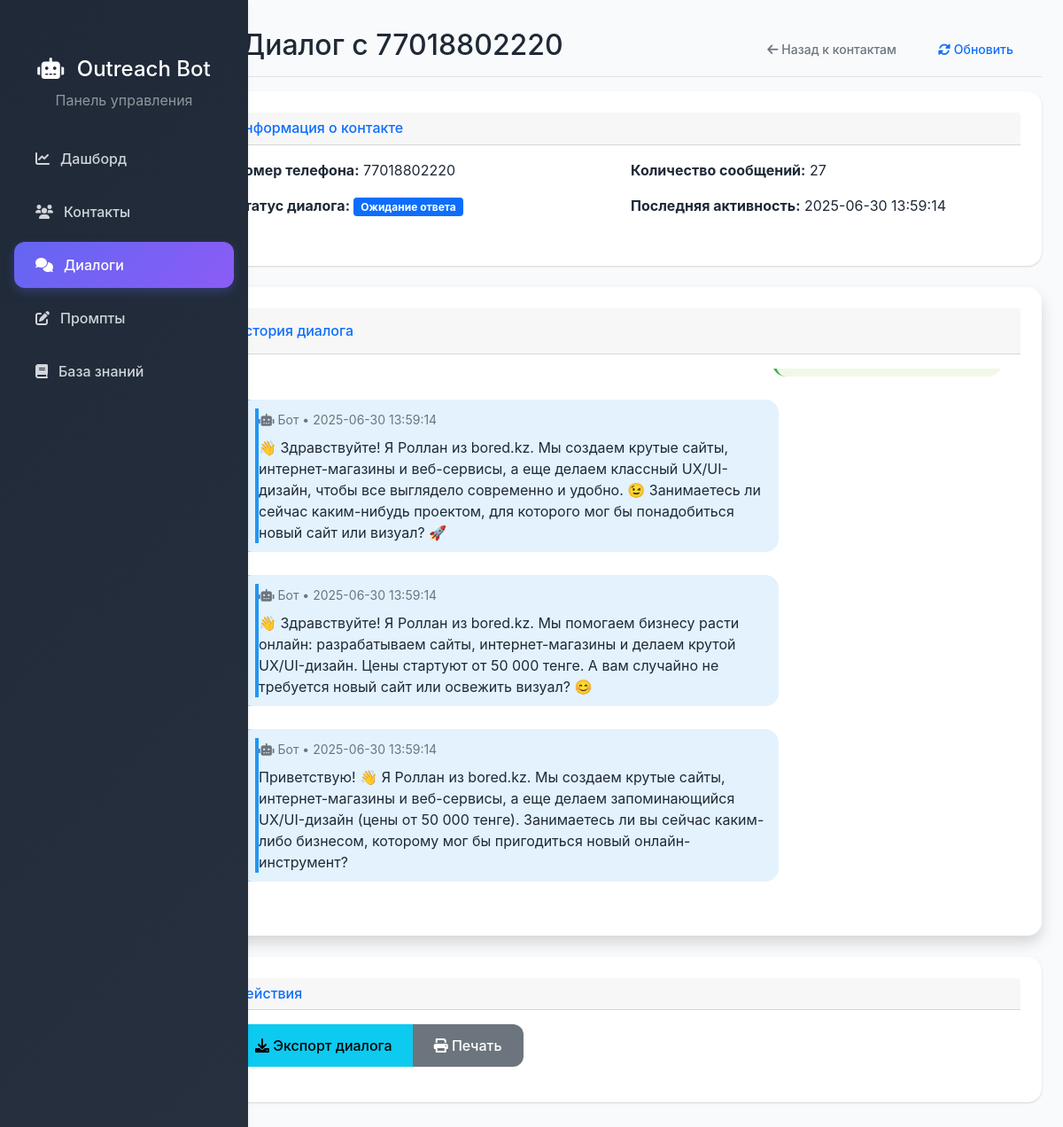
/dialogs/77018802220, run on the app's committed database.
### tables this page shows
CREATE TABLE results (
            id INTEGER PRIMARY KEY AUTOINCREMENT,
            user_id TEXT NOT NULL,
            status TEXT NOT NULL,
            text TEXT,
            reply TEXT,
            analysis TEXT,
            timestamp TIMESTAMP DEFAULT CURRENT_TIMESTAMP
        );

### panel/app.py (the view)
@app.get("/dialogs/{user_id}", response_class=HTMLResponse)
def dialog_page(request: Request, user_id: str):
    try:
        dialog_history = get_dialog_history(user_id)
        return templates.TemplateResponse("dialog.html", {
            "request": request,
            "user_id": user_id,
            "dialog_history": dialog_history
        })
    except Exception as e:
        return templates.TemplateResponse("dialog.html", {
            "request": request,
            "user_id": user_id,
            "error": str(e),
            "dialog_history": []
        })

### panel/templates/dialog.html (shortened to what this page needs)
{% extends "base.html" %}
{% block content %}
<div class="d-flex justify-content-between flex-wrap flex-md-nowrap align-items-center pt-3 pb-2 mb-3 border-bottom">
    <h1 class="h2">💬 Диалог с {{ user_id }}</h1>
    <div class="btn-toolbar mb-2 mb-md-0">
        <div class="btn-group me-2">
            <a href="/contacts" class="btn btn-sm btn-outline-secondary">
                <i class="fas fa-arrow-left"></i> Назад к контактам
            </a>
            <button type="button" class="btn btn-sm btn-outline-primary" onclick="location.reload()">
                <i class="fas fa-sync-alt"></i> Обновить
            </button>
        </div>
    </div>
</div>
<div class="card mb-4">
    <div class="card-header">
        <h6 class="m-0 font-weight-bold text-primary">Информация о контакте</h6>
    </div>
    <div class="card-body">
        <div class="row">
            <div class="col-md-6">
                <p><strong>Номер телефона:</strong> {{ user_id }}</p>
                <p><strong>Статус диалога:</strong>
                    {% if dialog_history %}
                        {% set last_message = dialog_history[-1] %}
                        {% if last_message.type == 'bot' %}
                            <span class="badge bg-primary">Ожидание ответа</span>
                        {% else %}
                            <span class="badge bg-success">Получен ответ</span>
                        {% endif %}
                    {% else %}
                        <span class="badge bg-secondary">Нет данных</span>
                    {% endif %}
                </p>
            </div>
            <div class="col-md-6">
                <p><strong>Количество сообщений:</strong> {{ dialog_history|length }}</p>
                <p><strong>Последняя активность:</strong>
                    {% if dialog_history %}
                        {{ dialog_history[-1].timestamp }}
                    {% else %}
                        Нет данных
                    {% endif %}
                </p>
            </div>
        </div>
    </div>
</div>
<div class="card shadow">
    <div class="card-header py-3">
        <h6 class="m-0 font-weight-bold text-primary">История диалога</h6>
    </div>
    <div class="card-body">
        {% if dialog_history %}
            <div class="chat-container" style="max-height: 600px; overflow-y: auto;">
                {% for message in dialog_history %}
                <div class="message-container mb-3">
                    <div class="d-flex {% if message.type == 'bot' %}justify-content-start{% else %}justify-content-end{% endif %}">
                        <div class="message {% if message.type == 'bot' %}bot-message{% else %}client-message{% endif %}"
                             style="max-width: 70%; padding: 10px 15px; border-radius: 15px; margin: 5px;">
                            {% if message.type == 'bot' %}
                                <div class="bot-message" style="background-color: #e3f2fd; border-left: 4px solid #2196f3;">
                                    <div class="message-header">
                                        <small class="text-muted">
                                            <i class="fas fa-robot"></i> Бот • {{ message.timestamp }}
                                        </small>
                                    </div>
                                    <div class="message-content mt-2">
                                        {{ message.text }}
                                    </div>
                                </div>
                            {% endif %}
                        </div>
                    </div>
                </div>
                {% endfor %}
            </div>
        {% else %}
            <div class="text-center py-5">
                <i class="fas fa-comments fa-3x text-muted mb-3"></i>
                <p class="text-muted">История диалога пуста</p>
            </div>
        {% endif %}
    </div>
</div>
<div class="row mt-4">
    <div class="col-12">
        <div class="card">
            <div class="card-header">
                <h6 class="m-0 font-weight-bold text-primary">Действия</h6>
            </div>
            <div class="card-body">
                <div class="btn-group" role="group">
                    <button type="button" class="btn btn-info" onclick="exportDialog()">
                        <i class="fas fa-download"></i> Экспорт диалога
                    </button>
                    <button type="button" class="btn btn-secondary" onclick="printDialog()">
                        <i class="fas fa-print"></i> Печать
                    </button>
                </div>
            </div>
        </div>
    </div>
</div>
{% endblock %}

### panel/static/style.css (style rules this page uses)
:root { --primary-color: #6366f1; --secondary-color: #8b5cf6; --success-color: #10b981; --danger-color: #ef4444; --warning-color: #f59e0b; --dark-bg: #1f2937; --card-bg: #ffffff; --text-primary: #1f2937; --text-secondary: #6b7280; --border-color: #e5e7eb; }
body { font-family: 'Inter', -apple-system, BlinkMacSystemFont, 'Segoe UI', Roboto, sans-serif; margin: 0; padding: 0; background-color: #f9fafb; color: var(--text-primary); }
.card { background: var(--card-bg); border-radius: 1rem; box-shadow: 0 1px 3px 0 rgba(0, 0, 0, 0.1), 0 1px 2px 0 rgba(0, 0, 0, 0.06); padding: 1.5rem; margin-bottom: 1.5rem; border: none; transition: all 0.2s ease; }
.btn { display: inline-block; padding: 0.75rem 1.5rem; border: none; border-radius: 0.75rem; text-decoration: none; cursor: pointer; transition: all 0.2s ease; font-weight: 500; }

### panel/templates/base.html (style rules this page uses)
:root { --primary-color: #6366f1; --secondary-color: #8b5cf6; --success-color: #10b981; --danger-color: #ef4444; --warning-color: #f59e0b; --dark-bg: #1f2937; --card-bg: #ffffff; --text-primary: #1f2937; --text-secondary: #6b7280; --border-color: #e5e7eb; }
body { font-family: 'Inter', -apple-system, BlinkMacSystemFont, 'Segoe UI', Roboto, sans-serif; background-color: #f9fafb; color: var(--text-primary); }
.card { border: none; box-shadow: 0 1px 3px 0 rgba(0, 0, 0, 0.1), 0 1px 2px 0 rgba(0, 0, 0, 0.06); border-radius: 1rem; background: var(--card-bg); transition: all 0.2s ease; }
.btn { border-radius: 0.75rem; font-weight: 500; padding: 0.75rem 1.5rem; transition: all 0.2s ease; }

### panel/templates/dialog.html (style rules this page uses)
.bot-message { background-color: #e3f2fd !important; border-left: 4px solid #2196f3 !important; }
.client-message { background-color: #f1f8e9 !important; border-left: 4px solid #4caf50 !important; }
.message-container { animation: fadeIn 0.3s ease-in; }

### data on the page
results: timestamp "2025-06-30 13:59:14", text "Приветствую! 👋 Я Роллан из bored.kz. Мы создаем крутые сайты, интернет-магазины и веб-сервисы, а еще делаем запоминающийся UX/UI-дизайн (цены от 50 000 тенге). Занимаетесь ли вы сейчас каким-либо бизнесом, которому мог бы пригодиться новый онлайн-инструмент?"
results: timestamp "2025-06-30 13:59:14", text "👋 Здравствуйте! Я Роллан из bored.kz. Мы создаем крутые сайты, интернет-магазины и веб-сервисы, а еще делаем классный UX/UI-дизайн, чтобы все выглядело современно и удобно. 😉 Занимаетесь ли сейчас каким-нибудь проектом, для которого мог бы понадобиться новый сайт или визуал? 🚀"
results: timestamp "2025-06-30 13:59:14", text "👋 Здравствуйте! Я Роллан из bored.kz. Мы помогаем бизнесу расти онлайн: разрабатываем сайты, интернет-магазины и делаем крутой UX/UI-дизайн. Цены стартуют от 50 000 тенге. А вам случайно не требуется новый сайт или освежить визуал? 😊"

### other printed values
{{ user_id }} "77018802220"
{{ dialog_history|length }} "27"
